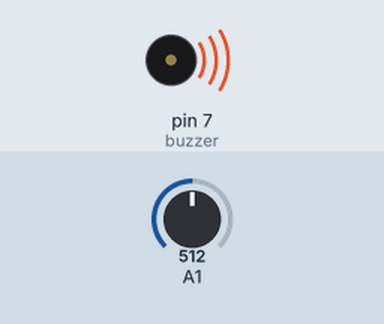
Simulated run of this sketch. Board: Arduino Uno, built with avr-gcc and run on an emulated ATmega328P. Parts: buzzer (waves = sounding). Inputs (shaded band) come from the test bench; at power-on: A1 = 512. What the sketch prints to the serial monitor is not drawn.

Above: at 0.23 s.
Timing chart, 0 to 1.8 s (numbered marks = the images above):
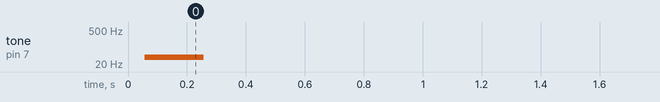

The sketch:

sensor_magnetico.ino
```cpp
int SENSOR;
int buzzer=7;
void setup() {
 Serial.begin(9600);
pinMode (buzzer,OUTPUT);
}

void loop() {
 SENSOR=analogRead (A1);
 if (SENSOR<2000 || SENSOR >3000){
 Serial.println ("CAMPO DETECTADO");
 digitalWrite (buzzer,LOW);}
 else (SENSOR>100000);
 Serial.println ("no campo");
  digitalWrite (buzzer,HIGH);
}
```

Measured:
- by itself, tone on pin 7 (buzzer): silent → 38 Hz at 0.06 s, → silent 0.20 s later
